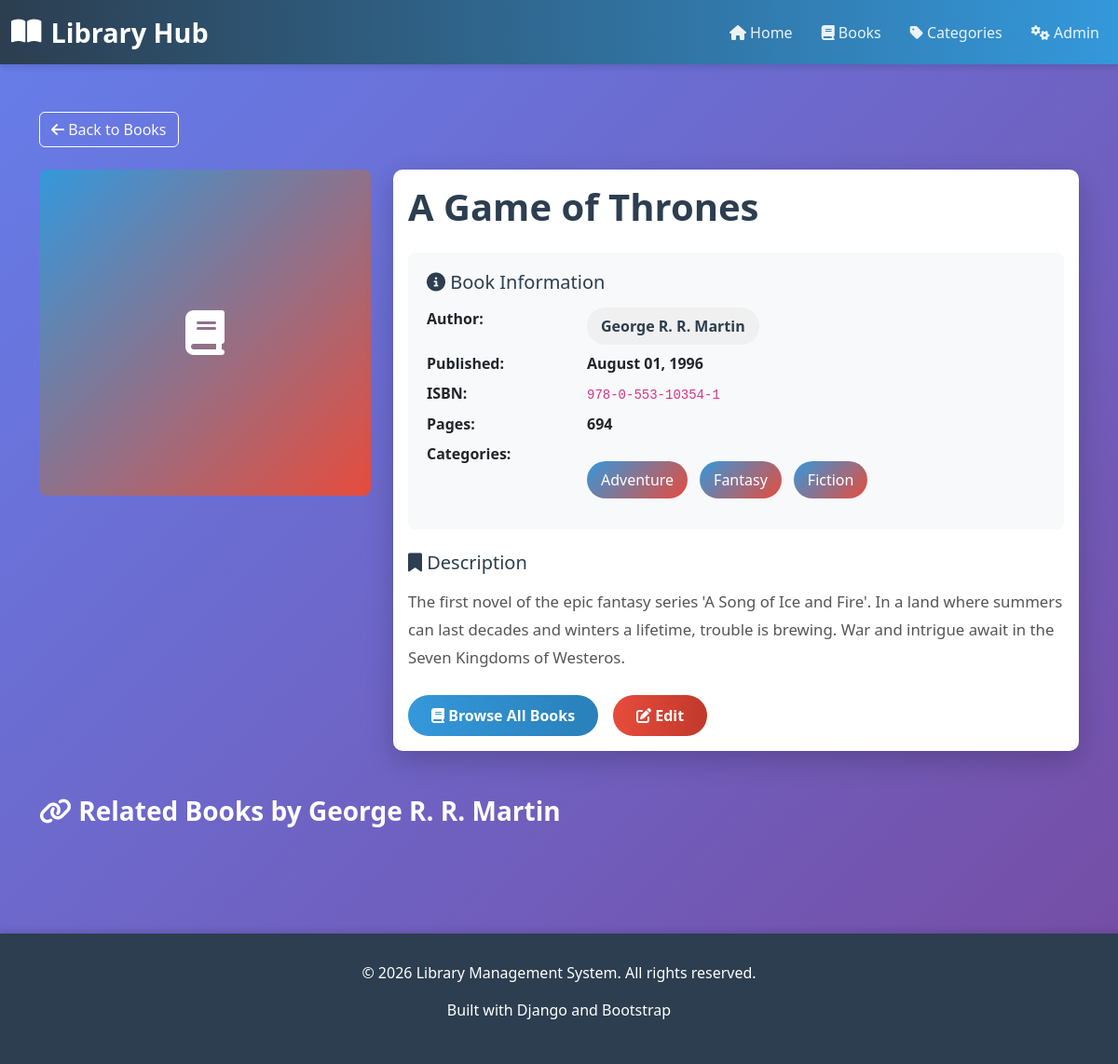
Page /books/1/ on the committed database.
### mainapp/models.py (models this page shows, shortened)
class Book(models.Model):
    title = models.CharField(max_length=300)
    author = models.ForeignKey(Author, on_delete=models.CASCADE, related_name='books')
    categories = models.ManyToManyField(Category, related_name='books')
    published = models.DateField()
    description = models.TextField(blank=True, null=True)
    isbn = models.CharField(max_length=20, blank=True, null=True)
    pages = models.IntegerField(blank=True, null=True)
    created_at = models.DateTimeField(auto_now_add=True)
    class Meta:
        ordering = ['-published']

class Author(models.Model):
    name = models.CharField(max_length=200)
    created_at = models.DateTimeField(auto_now_add=True)
    class Meta:
        ordering = ['name']

class Category(models.Model):
    name = models.CharField(max_length=100)
    description = models.TextField(blank=True, null=True)
    created_at = models.DateTimeField(auto_now_add=True)
    class Meta:
        verbose_name_plural = "Categories"
        ordering = ['name']

### mainapp/views.py (the view)
# urls.py: path('books/<int:pk>/', views.book_detail, name='book_detail'),
def book_detail(request, pk):
    book = Book.objects.get(pk=pk)
    context = {'book': book}
    return render(request, 'mainapp/book_detail.html', context)

### mainapp/templates/mainapp/book_detail.html (shortened to what this page needs)
{% extends 'mainapp/base.html' %}
{% block content %}
<div class="container">
    <a href="{% url 'books_list' %}" class="btn btn-outline-light mb-4" style="border-color: white;">
        <i class="fas fa-arrow-left"></i> Back to Books
    </a>
    <div class="row">
        <div class="col-md-4 mb-4">
            <div class="book-cover" style="height: 350px;">
                <i class="fas fa-book"></i>
            </div>
        </div>
        <div class="col-md-8">
            <div class="card">
                <div class="card-body">
                    <h1 class="card-title" style="color: var(--primary-color); margin-bottom: 25px;">{{ book.title }}</h1>
                    <div class="mb-4" style="background: #f8f9fa; padding: 20px; border-radius: 8px;">
                        <h5 style="color: var(--primary-color); margin-bottom: 15px;">
                            <i class="fas fa-info-circle"></i> Book Information
                        </h5>
                        <dl class="row" style="margin-bottom: 0;">
                            <dt class="col-sm-3">Author:</dt>
                            <dd class="col-sm-9">
                                <span class="author-badge">{{ book.author.name }}</span>
                            </dd>
                            <dt class="col-sm-3">Published:</dt>
                            <dd class="col-sm-9">
                                <strong>{{ book.published|date:"F d, Y" }}</strong>
                            </dd>
                            {% if book.isbn %}
                                <dt class="col-sm-3">ISBN:</dt>
                                <dd class="col-sm-9">
                                    <code>{{ book.isbn }}</code>
                                </dd>
                            {% endif %}
                            {% if book.pages %}
                                <dt class="col-sm-3">Pages:</dt>
                                <dd class="col-sm-9">
                                    <strong>{{ book.pages }}</strong>
                                </dd>
                            {% endif %}
                            <dt class="col-sm-3">Categories:</dt>
                            <dd class="col-sm-9">
                                <div class="tag-cloud">
                                    {% for category in book.categories.all %}
                                        <a href="{% url 'category_detail' category.pk %}" class="badge-custom" style="text-decoration: none;">
                                            {{ category.name }}
                                        </a>
                                    {% empty %}
                                        <span style="color: #7f8c8d;">No categories assigned</span>
                                    {% endfor %}
                                </div>
                            </dd>
                        </dl>
                    </div>
                    {% if book.description %}
                        <div class="mb-4">
                            <h5 style="color: var(--primary-color); margin-bottom: 15px;">
                                <i class="fas fa-bookmark"></i> Description
                            </h5>
                            <p style="color: #555; line-height: 1.8; font-size: 1.05rem;">{{ book.description }}</p>
                        </div>
                    {% endif %}
                    <div class="d-flex gap-3">
                        <a href="{% url 'books_list' %}" class="btn btn-primary">
                            <i class="fas fa-book"></i> Browse All Books
                        </a>
                        <a href="{% url 'admin:mainapp_book_change' book.pk %}" class="btn btn-secondary">
                            <i class="fas fa-edit"></i> Edit
                        </a>
                    </div>
                </div>
            </div>
        </div>
    </div>
    <div class="row mt-5">
        <div class="col-12">
            <h3 style="color: white; font-weight: 700; margin-bottom: 25px;">
                <i class="fas fa-link"></i> Related Books by {{ book.author.name }}
            </h3>
        </div>
    </div>
</div>
{% endblock %}

### mainapp/templates/mainapp/base.html (style rules this page uses)
:root { --primary-color: #2c3e50; --secondary-color: #e74c3c; --accent-color: #3498db; }
body { background: linear-gradient(135deg, #667eea 0%, #764ba2 100%); min-height: 100vh; font-family: 'Segoe UI', Tahoma, Geneva, Verdana, sans-serif; padding-top: 80px; }
.card { background: white; border: none; border-radius: 10px; box-shadow: 0 10px 30px rgba(0, 0, 0, 0.2); transition: all 0.3s ease; height: 100%; }
.card-title { color: var(--primary-color); font-weight: 600; margin-bottom: 15px; }
.badge-custom { background: linear-gradient(135deg, var(--accent-color), var(--secondary-color)); padding: 8px 15px; border-radius: 20px; color: white; font-weight: 500; display: inline-block; margin: 5px 5px 5px 0; }
.btn-primary { background: linear-gradient(90deg, var(--accent-color), #2980b9); border: none; border-radius: 25px; padding: 10px 25px; font-weight: 600; transition: all 0.3s ease; }
.btn-secondary { background: linear-gradient(90deg, var(--secondary-color), #c0392b); border: none; border-radius: 25px; padding: 10px 25px; font-weight: 600; transition: all 0.3s ease; }
.book-cover { width: 100%; height: 200px; background: linear-gradient(135deg, var(--accent-color), var(--secondary-color)); border-radius: 8px; display: flex; align-items: center; justify-content: center; color: white; font-size: 3rem; margin-bottom: 15px; }
.tag-cloud { display: flex; flex-wrap: wrap; gap: 8px; margin-top: 15px; }
.author-badge { background: #f0f0f0; padding: 8px 15px; border-radius: 20px; color: var(--primary-color); font-weight: 600; display: inline-block; }
a { color: var(--accent-color); text-decoration: none; transition: color 0.3s ease; }

### rows in the picture
Book: title "A Game of Thrones", author.name "George R. R. Martin", published "August 01, 1996", isbn "978-0-553-10354-1", pages "694", description "The first novel of the epic fantasy series 'A Song of Ice and Fire'. In a land where summers can last decades and winters a lifetime, trouble is brewing. War and intrigue await in the Seven Kingdoms of Westeros."
Category: name "Adventure"
Category: name "Fantasy"
Category: name "Fiction"
